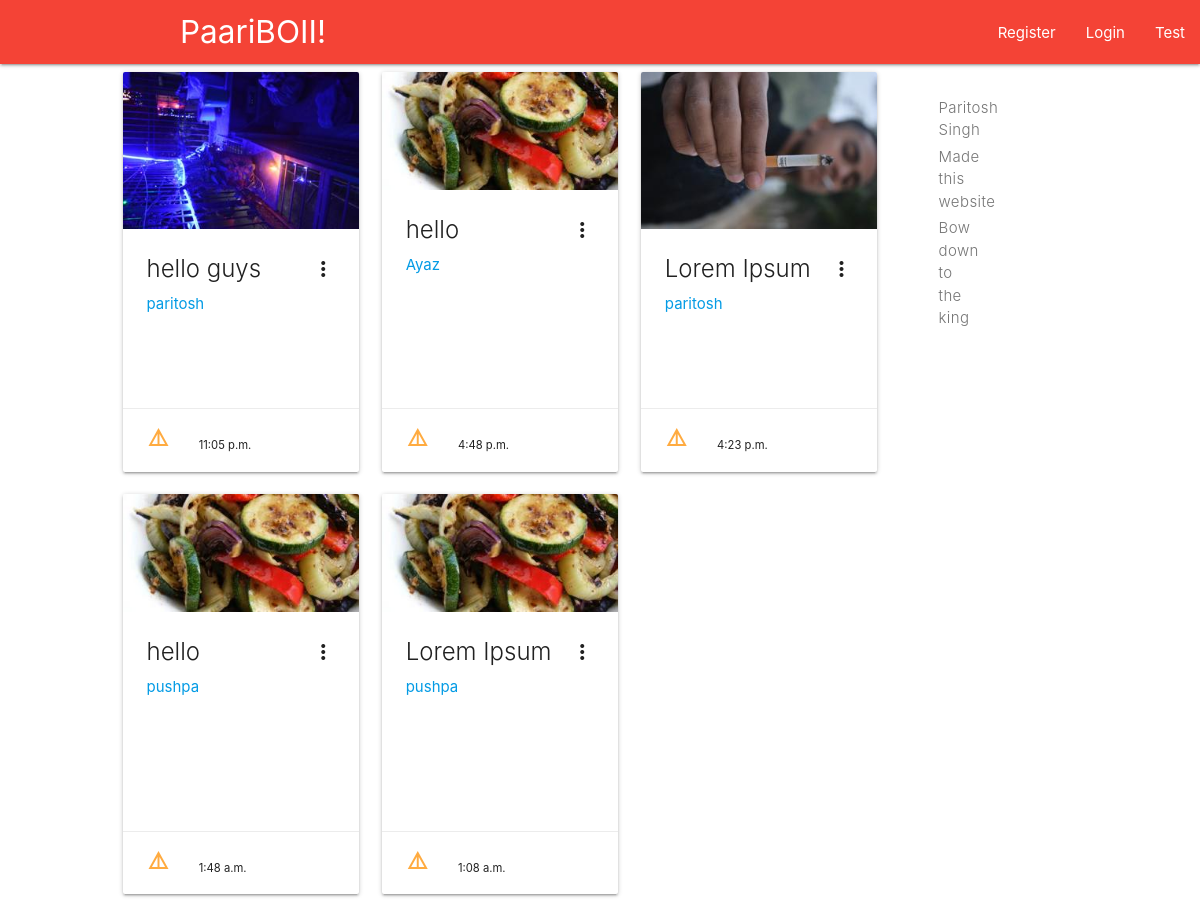
The page / on the database its author committed.
### network/models.py (models this page shows, shortened)
class Post(models.Model):
    title = models.CharField(max_length = 100)
    content = models.TextField()
    created_on = models.TimeField(auto_now = True)
    author = models.ForeignKey(User, on_delete = models.CASCADE,)
    image = models.ImageField(default = 'default.jpg',upload_to = 'post_pics',)

### network/views.py (the view)
# urls.py: path('', user_views.PostList.as_view(), name = 'homepage'),
class PostList(ListView):
    model = Post
    context_object_name = 'posts'
    ordering = ['-created_on']
    paginated_by = 10

### network/templates/network/post_list.html (shortened to what this page needs)
{% extends "network/base.html" %}
{% block content %}
<div class = row>
<div class = "col s12 m8 offset-m1 x17 offset-l1">
      {% for post in posts %}
            <div class = "col s12 m6 l4">
                <div class="card medium">
                    <div class="card-image waves-effect waves-block waves-light">
                        <img class="activator" src="{{post.image.url}}">
                    </div>
                    <div class="card-content">
                        <span class="card-title activator grey-text text-darken-4">{{post.title}}
                            <i href= "#" class="material-icons right tooltipped" data-position="bottom" data-tooltip="Open Card">more_vert</i></span>
                        <p><a href="{% url 'network:profile_detail' post.author.profile.id %}">{{post.author.username}}</a></p>
                        <br>
                        <p class = "card-action"><a href = "{% url 'network:post_detail' post.id %}"><i class = "material-icons">details</i></a>
                        <small class = ".bottomleft">{{ post.created_on}}</small>
                    </div>
                </div>
            </div>
            {% endfor %}
        </div>
        <div class="col hide-on-small-only m3 X13 offset-x11">
            <div class="col hide-on-small-only m3 xl3 offset-xl1">
                <div class="toc-wrapper">
                    <div style="height: 1px;">
                        <ul class="section table-of-contents">
                            <li><a href="#materialdesign">Paritosh Singh</a></li>
                            <li><a href="#team">Made this website</a></li>
                            <li><a href = "#paritosh">Bow down to the king </a></li>
                        </ul>
                    </div>
                </div>
            </div>
        </div>
</div>
{% endblock content %}

### rows shown on the page
Post: image (picture), title "hello guys", author.username "paritosh", created_on "11:05 p.m."
Post: image (placeholder picture), title "hello", author.username "Ayaz", created_on "4:48 p.m."
Post: image (picture), title "Lorem Ipsum", author.username "paritosh", created_on "4:23 p.m."
Post: image (placeholder picture), title "hello", author.username "pushpa", created_on "1:48 a.m."
Post: image (placeholder picture), title "Lorem Ipsum", author.username "pushpa", created_on "1:08 a.m."
